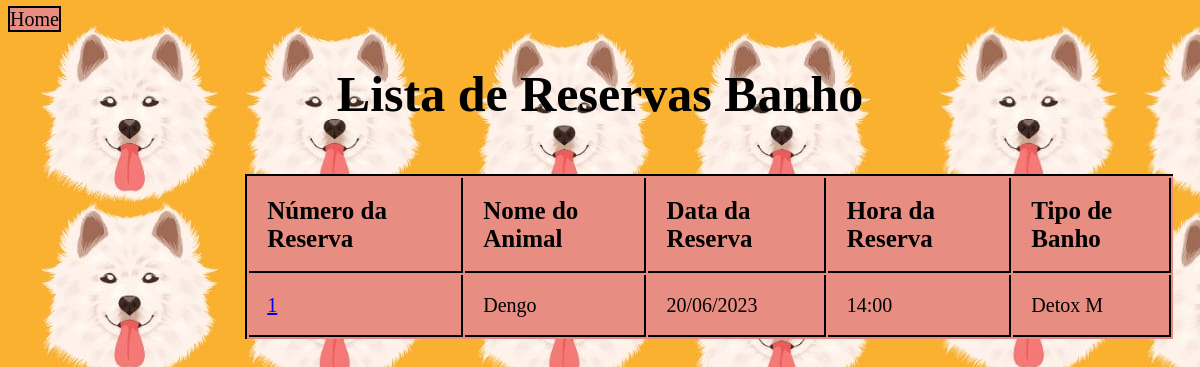
The app's page /lista_reservabanho/ (signed in), older data.
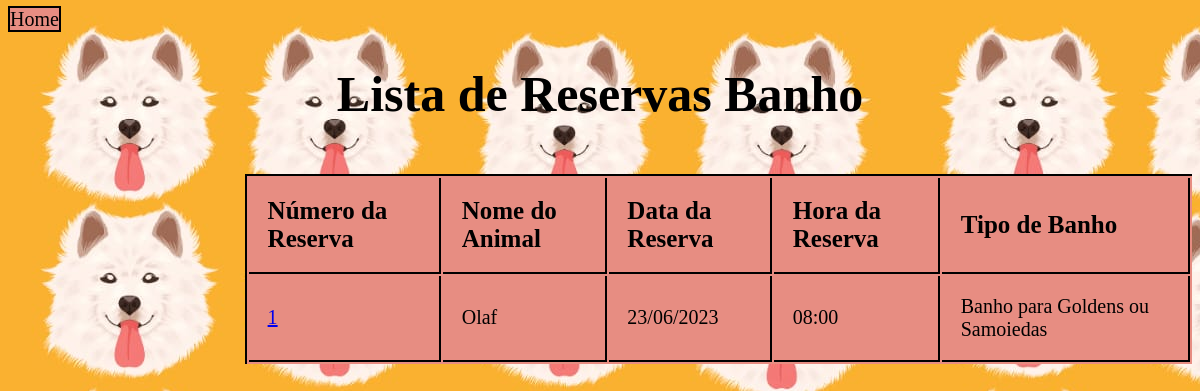
The same page, newer data.
### hotel/models.py (models this page shows, shortened)
class ReservaBanho(models.Model):
    num_reserva = models.IntegerField(primary_key=True, editable=False)
    data_reserva = models.DateField()
    hora_reserva = models.TimeField()
    banhista = models.ForeignKey(User, on_delete=models.CASCADE)
    cachorro = models.ForeignKey(FichaDog, on_delete=models.CASCADE)
    tipo_banho = models.ForeignKey('hotel.ServicosAdicionais', on_delete=models.CASCADE)
    status_de_pagamento = models.BooleanField(default=False, null=True, choices=[(False, 'Não Pago'), (True, 'Pago')])
    observacoes = models.TextField(max_length=100)

class ServicosAdicionais(models.Model):
    nome_servico = models.CharField(max_length=50, primary_key=True)
    valor_servico = models.DecimalField(max_digits=6, decimal_places=2)
    class Meta:
            db_table = 'Servicos_adicionais'
    def __str__(self):
        return self.nome_servico

### ficha/models.py (models this page shows, shortened)
class FichaDog(models.Model):
    nome = models.CharField(max_length=100, primary_key=True)
    raca = models.CharField(max_length=100)
    data_de_nascimento =  models.DateField()
    sexo = models.CharField(max_length=1, choices=(('M', 'Macho'), ('F', 'Fêmea')))
    peso = models.DecimalField(max_digits=5, decimal_places=2)
    tipo_alimentacao = models.CharField(max_length=100)
    restricoes_alimentares = models.CharField(max_length=100, blank=True, null=True)
    nome_tutor = models.CharField(max_length=100,blank=True)
    contato_tutor = models.CharField(max_length=100)
    cpf_tutor = models.CharField(max_length=14)
    endereco = models.CharField(max_length=100,blank=True, null=True)
    veterinario = models.CharField(max_length=100,blank=True, null=True)
    observacoes = models.TextField(blank=True, null=True)
    data = models.DateTimeField(auto_now_add=True)
    class Meta:
            db_table = 'Ficha_Dog'

### hotel/views.py (the view)
# urls.py: path('lista_reservabanho/', views.reservabanho_list, name='lista_reservabanho'),
@login_required(login_url="/auth/login/")
def reservabanho_list(request):
    reservas = ReservaBanho.objects.filter()
    context = {
        'reservas': reservas,
    }
    return render(request, 'lista_reservabanho.html', context)

### hotel/templates/lista_reservabanho.html (shortened to what this page needs)
<!DOCTYPE html>
<html>
  <head>
    {% load static %}
  </head>
  <body>
    <table class="form">
      <a class="home" href="{% url 'home' %}">Home</a>
      <h1>Lista de Reservas Banho</h1>
        <thead class="legenda">
          <tr class="tr">
            <th>Número da Reserva</th>
            <th>Nome do Animal</th>
            <th>Data da Reserva</th>
            <th>Hora da Reserva</th>
            <th>Tipo de Banho</th>
          </tr>
        </thead>
        <br>
        <tbody>
          {% for reserva in reservas %}
            <tr>
              {% if reservas.status_pagamento == True %}
                <td class='num'>{{ reserva.num_reserva }}</td>
              {% else %}
              <td class='num'><a href="{% url 'caixa:caixabanho' num_reserva=reserva.pk %}" class="btn btn-primary">{{ reserva.num_reserva }}</td>
              {% endif %}
              <td class='nome'>{{ reserva.cachorro.nome}}</td>
              <td class='data'>{{ reserva.data_reserva |date:"d/m/Y"}}</td>
              <td class='entrada'>{{ reserva.hora_reserva }}</td>
              <td class='tipo'>{{ reserva.tipo_banho }}</td>
          {% endfor %}
        </tbody>
    </table>
  </body>
</html>

Row changes from the older to the newer data that the page shows:
changed ReservaBanho id 1: cachorro.nome "Dengo" → "Olaf"; data_reserva "20/06/2023" → "23/06/2023"; hora_reserva "14:00" → "08:00"; tipo_banho "Detox M" → "Banho para Goldens ou Samoiedas"
